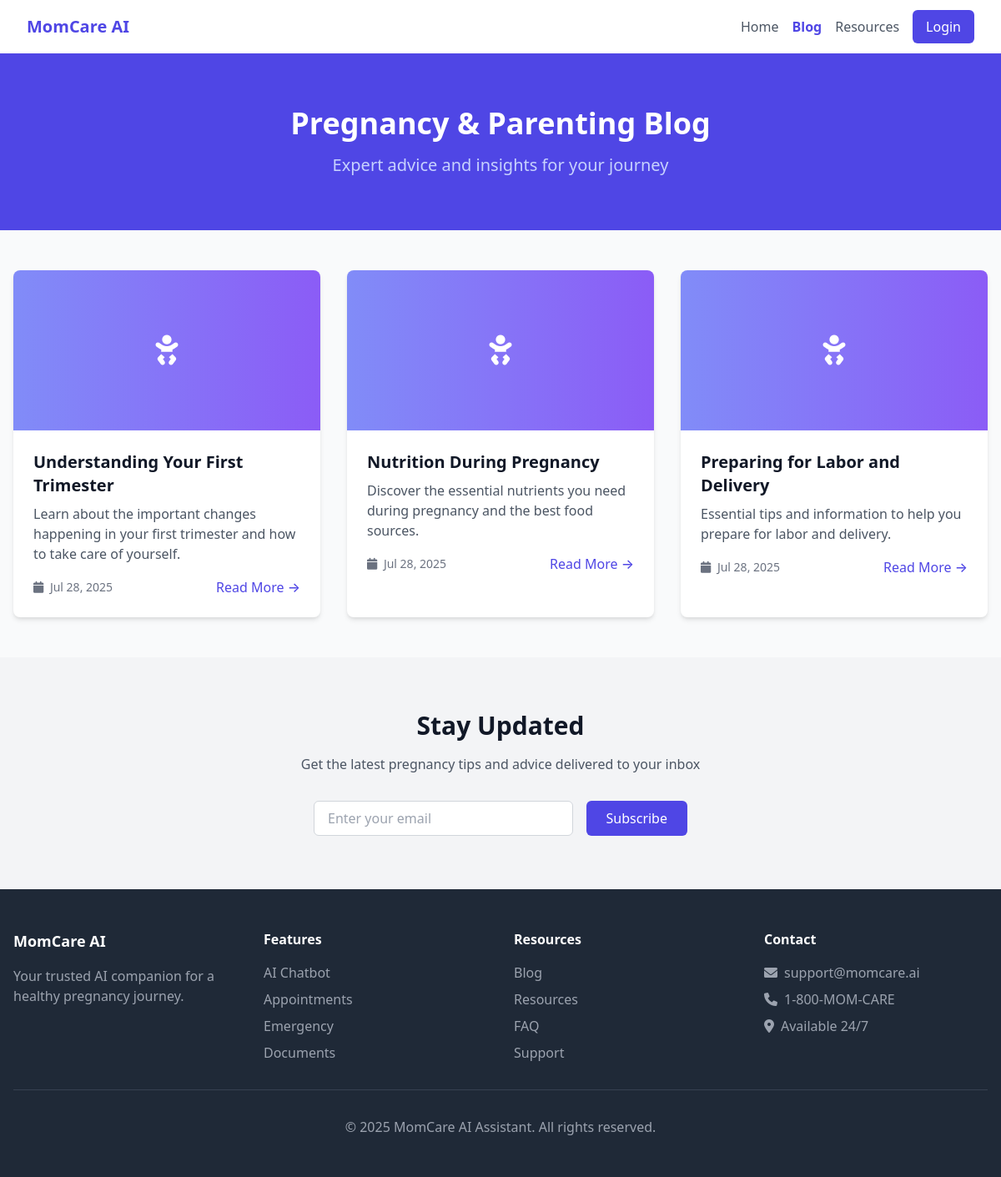
Screenshot of /blog.php with the database file from the repository.
### tables this page shows
CREATE TABLE blog_posts (
    id INT AUTO_INCREMENT PRIMARY KEY,
    title VARCHAR(255) NOT NULL,
    slug VARCHAR(255) UNIQUE NOT NULL,
    content LONGTEXT NOT NULL,
    excerpt TEXT,
    featured_image VARCHAR(500),
    author VARCHAR(255) DEFAULT 'MomCare Team',
    published BOOLEAN DEFAULT FALSE,
    created_at TIMESTAMP DEFAULT CURRENT_TIMESTAMP,
    updated_at TIMESTAMP DEFAULT CURRENT_TIMESTAMP ON UPDATE CURRENT_TIMESTAMP
);

### includes/functions.php (called while the page is built, shortened)
<?php
function isLoggedIn() {
    return isset($_SESSION['user_id']) && isset($_SESSION['session_token']);
}
?>

### blog.php (the view, shortened to what this page needs)
<?php
require_once 'includes/functions.php';
$query = "SELECT id, title, slug, excerpt, featured_image, created_at FROM blog_posts WHERE published = 1 ORDER BY created_at DESC";
$stmt = $db->prepare($query);
$stmt->execute();
$blog_posts = $stmt->fetchAll(PDO::FETCH_ASSOC);
?>
<!DOCTYPE html>
<html lang="en">
<head>
    <link href="https://cdn.jsdelivr.net/npm/tailwindcss@2.2.19/dist/tailwind.min.css" rel="stylesheet">
    <link href="https://cdnjs.cloudflare.com/ajax/libs/font-awesome/6.0.0/css/all.min.css" rel="stylesheet">
</head>
<body class="bg-gray-50">
    <nav class="bg-white shadow-sm">
        <div class="max-w-7xl mx-auto px-4 sm:px-6 lg:px-8">
            <div class="flex justify-between h-16">
                <div class="flex items-center">
                    <a href="index.php" class="text-xl font-bold text-indigo-600">MomCare AI</a>
                </div>
                <div class="flex items-center space-x-4">
                    <a href="index.php" class="text-gray-600 hover:text-indigo-600">Home</a>
                    <a href="blog.php" class="text-indigo-600 font-semibold">Blog</a>
                    <a href="resources.php" class="text-gray-600 hover:text-indigo-600">Resources</a>
                    <?php if (isLoggedIn()): ?>
                        <a href="dashboard.php" class="text-gray-600 hover:text-indigo-600">Dashboard</a>
                        <a href="logout.php" class="text-red-600 hover:text-red-800">Logout</a>
                    <?php else: ?>
                        <a href="login.php" class="bg-indigo-600 text-white px-4 py-2 rounded-md hover:bg-indigo-700">Login</a>
                    <?php endif; ?>
                </div>
            </div>
        </div>
    </nav>
    <div class="bg-indigo-600 py-16">
        <div class="max-w-7xl mx-auto px-4 text-center">
            <h1 class="text-4xl font-bold text-white mb-4">Pregnancy & Parenting Blog</h1>
            <p class="text-xl text-indigo-200">Expert advice and insights for your journey</p>
        </div>
    </div>
    <div class="max-w-7xl mx-auto py-12 px-4">
        <div class="grid gap-8 md:grid-cols-2 lg:grid-cols-3">
            <?php foreach ($blog_posts as $post): ?>
                <article class="bg-white rounded-lg shadow-md overflow-hidden hover:shadow-lg transition duration-300">
                    <?php if ($post['featured_image']): ?>
                        <img src="<?php echo htmlspecialchars($post['featured_image']); ?>"
                             alt="<?php echo htmlspecialchars($post['title']); ?>"
                             class="w-full h-48 object-cover">
                    <?php else: ?>
                        <div class="w-full h-48 bg-gradient-to-r from-indigo-400 to-purple-500 flex items-center justify-center">
                            <i class="fas fa-baby text-4xl text-white"></i>
                        </div>
                    <?php endif; ?>
                    <div class="p-6">
                        <h2 class="text-xl font-semibold text-gray-900 mb-2">
                            <a href="blog_post.php?slug=<?php echo urlencode($post['slug']); ?>"
                               class="hover:text-indigo-600">
                                <?php echo htmlspecialchars($post['title']); ?>
                            </a>
                        </h2>
                        <p class="text-gray-600 mb-4">
                            <?php echo htmlspecialchars($post['excerpt']); ?>
                        </p>
                        <div class="flex items-center justify-between">
                            <span class="text-sm text-gray-500">
                                <i class="fas fa-calendar mr-1"></i>
                                <?php echo date('M j, Y', strtotime($post['created_at'])); ?>
                            </span>
                            <a href="blog_post.php?slug=<?php echo urlencode($post['slug']); ?>"
                               class="text-indigo-600 hover:text-indigo-800 font-medium">
                                Read More →
                            </a>
                        </div>
                    </div>
                </article>
            <?php endforeach; ?>
        </div>
    </div>
    <div class="bg-gray-100 py-16">
        <div class="max-w-4xl mx-auto text-center px-4">
            <h2 class="text-3xl font-bold text-gray-900 mb-4">Stay Updated</h2>
            <p class="text-gray-600 mb-8">Get the latest pregnancy tips and advice delivered to your inbox</p>
            <form class="max-w-md mx-auto flex gap-4">
                <input type="email"
                       placeholder="Enter your email"
                       class="flex-1 px-4 py-2 border border-gray-300 rounded-md focus:outline-none focus:ring-2 focus:ring-indigo-500">
                <button type="submit"
                        class="bg-indigo-600 text-white px-6 py-2 rounded-md hover:bg-indigo-700 font-medium">
                    Subscribe
                </button>
            </form>
        </div>
    </div>
    <footer class="bg-gray-800 text-white py-12">
        <div class="max-w-7xl mx-auto px-4">
            <div class="grid md:grid-cols-4 gap-8">
                <div>
                    <h3 class="text-lg font-semibold mb-4">MomCare AI</h3>
                    <p class="text-gray-400">Your trusted AI companion for a healthy pregnancy journey.</p>
                </div>
                <div>
                    <h4 class="font-semibold mb-4">Features</h4>
                    <ul class="space-y-2 text-gray-400">
                        <li><a href="chat.php" class="hover:text-white">AI Chatbot</a></li>
                        <li><a href="appointments.php" class="hover:text-white">Appointments</a></li>
                        <li><a href="emergency.php" class="hover:text-white">Emergency</a></li>
                        <li><a href="medicaldocuments.php" class="hover:text-white">Documents</a></li>
                    </ul>
                </div>
                <div>
                    <h4 class="font-semibold mb-4">Resources</h4>
                    <ul class="space-y-2 text-gray-400">
                        <li><a href="blog.php" class="hover:text-white">Blog</a></li>
                        <li><a href="resources.php" class="hover:text-white">Resources</a></li>
                        <li><a href="#" class="hover:text-white">FAQ</a></li>
                        <li><a href="#" class="hover:text-white">Support</a></li>
                    </ul>
                </div>
                <div>
                    <h4 class="font-semibold mb-4">Contact</h4>
                    <ul class="space-y-2 text-gray-400">
                        <li><i class="fas fa-envelope mr-2"></i>support@momcare.ai</li>
                        <li><i class="fas fa-phone mr-2"></i>1-800-MOM-CARE</li>
                        <li><i class="fas fa-map-marker-alt mr-2"></i>Available 24/7</li>
                    </ul>
                </div>
            </div>
            <div class="border-t border-gray-700 mt-8 pt-8 text-center text-gray-400">
                <p>&copy; 2025 MomCare AI Assistant. All rights reserved.</p>
            </div>
        </div>
    </footer>
</body>
</html>

### rows the page displays
blog_posts: title "Understanding Your First Trimester", excerpt "Learn about the important changes happening in your first trimester and how to take care of yourself.", created_at "Jul 28, 2025"
blog_posts: title "Nutrition During Pregnancy", excerpt "Discover the essential nutrients you need during pregnancy and the best food sources.", created_at "Jul 28, 2025"
blog_posts: title "Preparing for Labor and Delivery", excerpt "Essential tips and information to help you prepare for labor and delivery.", created_at "Jul 28, 2025"
